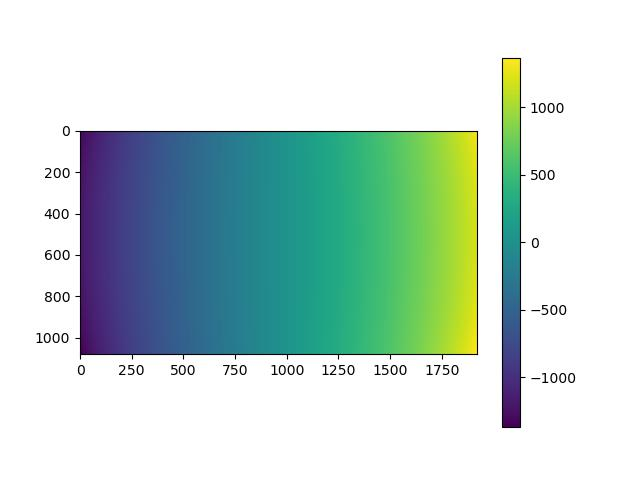
#> input picture projimdem/X_undi.jpg, 640 x 480 px; its folder holds 2 pictures in this run
$ python ResectionOpenCV.py
#> lines starting #> are read from the running program, lines starting #| are printed output that depends on the picture
# -*- coding: utf-8 -*-
"""
Created on Thu Aug 26 14:52:25 2021

@author: lucg
"""
import numpy as np
import cv2 as cv
import glob
from matplotlib import pyplot as plt
from scipy import optimize
import json
import pandas as pd
from types import SimpleNamespace
from math import sin, cos

# termination criteria
criteria = (cv.TERM_CRITERIA_EPS + cv.TERM_CRITERIA_MAX_ITER, 30, 0.001)
# prepare object points, like (0,0,0), (1,0,0), (2,0,0) ....,(6,5,0)
objp = np.zeros((6*7,3), np.float32)
objp[:,:2] = np.mgrid[0:7,0:6].T.reshape(-1,2)
# Arrays to store object points and image points from all the images.
objpoints = [] # 3d point in real world space
imgpoints = [] # 2d points in image plane.
images = glob.glob('*.jpg')
for fname in images:
    img = cv.imread(fname)
#> img is the input picture: shape (480, 640, 3); mean B, G, R 209.8, 216.3, 194.8
    gray = cv.cvtColor(img, cv.COLOR_BGR2GRAY)
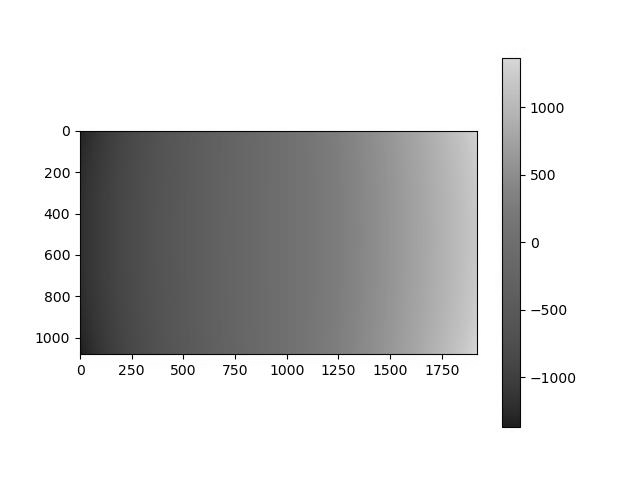
#> gray: shape (480, 640); min 0, max 255, mean 209.1
    # Find the chess board corners
    ret, corners = cv.findChessboardCorners(gray, (7,6), None)
#> ret = False; corners = None
    # If found, add object points, image points (after refining them)
    if ret == True:
        objpoints.append(objp)
        corners2 = cv.cornerSubPix(gray,corners, (11,11), (-1,-1), criteria)
        imgpoints.append(corners)
        # Draw and display the corners
        cv.drawChessboardCorners(img, (7,6), corners2, ret)
        cv.imshow('img', img)
        cv.waitKey(500)
cv.destroyAllWindows()


GCP_file = '../FinseDemoData/GCPs_pointagev4.csv'
GCPs = pd.read_csv(GCP_file, delimiter=",")
#> (reads projimdem/example/FinseDemoData/GCPs_pointagev4.csv from the repository)
image_file = '../FinseDemoData/2019-05-24_12-00_ori.jpg'
img = cv.imread(image_file)
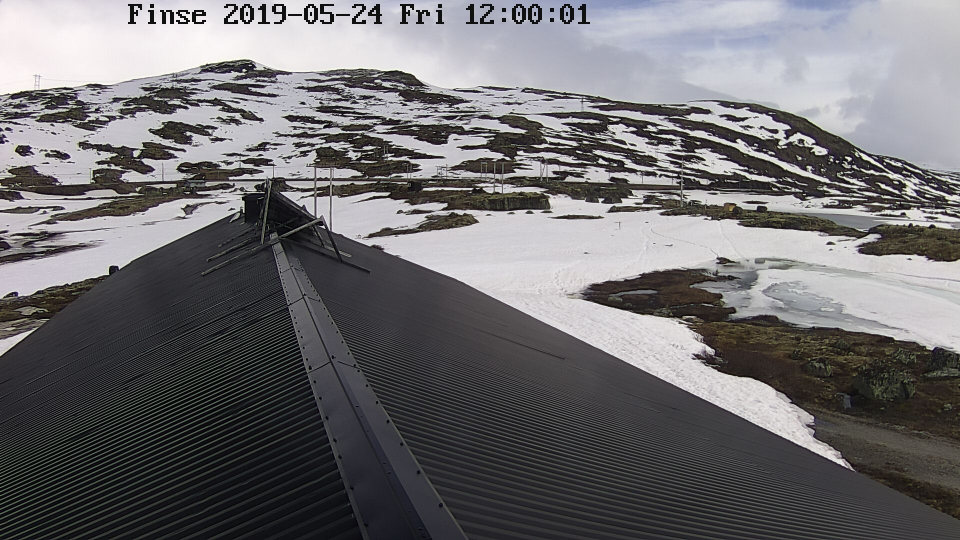
#> input picture projimdem/example/FinseDemoData/2019-05-24_12-00_ori.jpg, 1920 x 1080 px, found by its file name (shown at 1/2 size)
#> img is the input picture: shape (1080, 1920, 3); mean B, G, R 112.6, 110.2, 111.6
gray = cv.cvtColor(img, cv.COLOR_BGR2GRAY)
#> gray: shape (1080, 1920)

objpoints = [np.concatenate((np.array([GCPs.x_world.loc[:]]).T,np.array([GCPs.y_world.loc[:]]).T,np.array([GCPs.z_world.loc[:]]).T), axis=1).astype('float32')]
#> (the run stopped early here; a loop or call above may not have finished)
